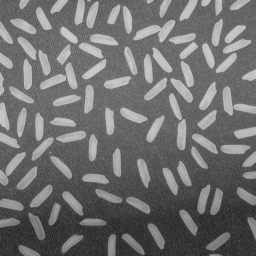
%> input picture MATLAB/Examples/rice.png, 256 x 256 px
$ octave F4_11.m   (GNU Octave 9; MATLAB toolbox functions it lacks are replaced by stand-ins)
%> lines starting %> are read from the running program, lines starting %| are printed output that depends on the picture; in (x1, y1, x2, y2) boxes, pixels count from 0 and x2, y2 are one past the last pixel; in counts of white or black regions, pixels touching at a corner belong together; the program's own positions count from 1
% F4_11.m

close all
clear
clc

I1=imread('rice.png');
%> I1 is the input picture: size 256x256 uint8; min 40, max 204, mean 111.2
I2=imread('F4_11b_MASK.bmp');
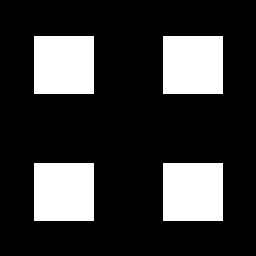
%> input picture MATLAB/Examples/F4_11b_MASK.bmp, 256 x 256 px
%> I2: size 256x256 logical; 21.2% white; 4 white regions, box (x1, y1, x2, y2) and area: (34, 36, 94, 94) 3480, (163, 36, 223, 94) 3480, (34, 163, 94, 221) 3480, (163, 163, 223, 221) 3480
I3=immultiply(I1,I2);
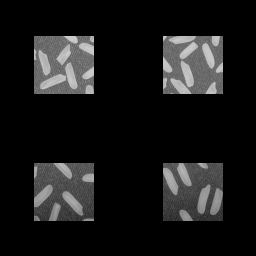
%> I3: size 256x256 uint8; min 0, max 204, mean 24.3

subplot(1,3,1),imshow(I1),xlabel('(a) 原图像');
subplot(1,3,2),imshow(I2),xlabel('(b) 掩模图像');
subplot(1,3,3),imshow(I3),xlabel('(c) 掩模操作后的图像');

% imwrite(I3,'.\F4_11c.bmp');
